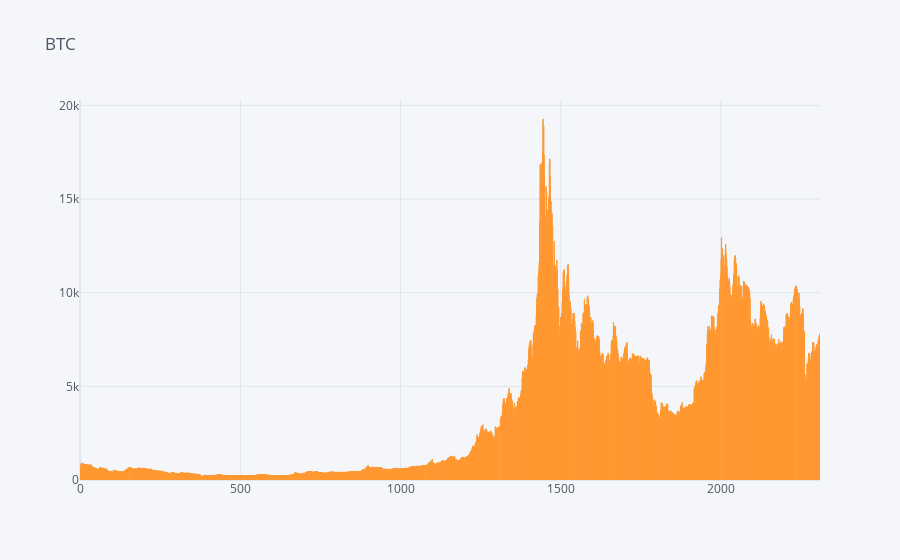

This figure's notebook cell:
### Code cell
bitPrice.iplot(kind='bar',title = 'BTC')

### Figure 1 — Plotly figure (JSON) as saved in the notebook; plotly's stock layout.template omitted (floating-point values rounded to 4 significant figures; data arrays with more than 128 entries replaced by an {"elided": "..."} marker saying what was removed)
{"data": [{"marker": {"color": "rgba(255, 153, 51, 0.6)", "line": {"color": "rgba(255, 153, 51, 1.0)", "width": 1}}, "name": "BTC price [USD]", "orientation": "v", "text": "", "type": "bar", "x": {"elided": "2310 int values"}, "y": {"elided": "2310 float values"}}], "layout": {"legend": {"bgcolor": "#F5F6F9", "font": {"color": "#4D5663"}}, "paper_bgcolor": "#F5F6F9", "plot_bgcolor": "#F5F6F9", "title": {"font": {"color": "#4D5663"}, "text": "BTC"}, "xaxis": {"gridcolor": "#E1E5ED", "showgrid": true, "tickfont": {"color": "#4D5663"}, "title": {"font": {"color": "#4D5663"}, "text": ""}, "zerolinecolor": "#E1E5ED"}, "yaxis": {"gridcolor": "#E1E5ED", "showgrid": true, "tickfont": {"color": "#4D5663"}, "title": {"font": {"color": "#4D5663"}, "text": ""}, "zerolinecolor": "#E1E5ED"}}}
